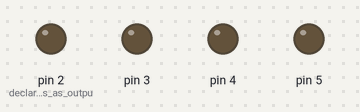
The sketch below on a simulated Arduino Uno, built with avr-gcc and run on an emulated ATmega328P. Shown: output pins drawn as LEDs (lit = HIGH).

Above: at 0.5 s.
At 2.5 s:
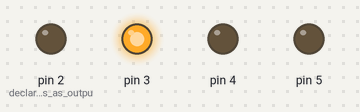
At 4.5 s:
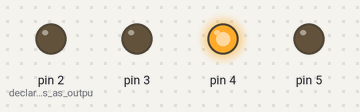
At 9.5 s:
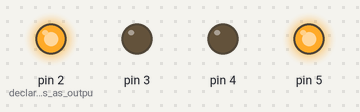
At 14.5 s:
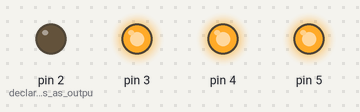
At 19.5 s:
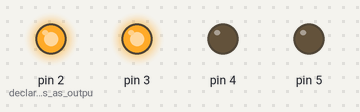
Timing chart, 0 to 20.8 s (numbered marks = the images above):
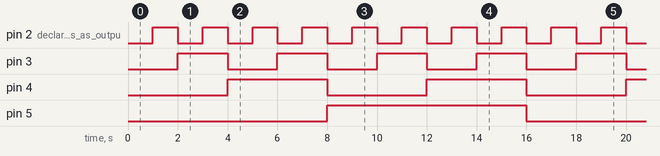

The sketch:

binarycounter.ino
```cpp
void setup()
 {
  pinMode(2,OUTPUT);   // declare LED pins as output pins
  pinMode(3,OUTPUT);
  pinMode(4,OUTPUT);
  pinMode(5,OUTPUT);
 }

 void loop()
 {
  for(int i=0;i<16;i++)  // increment automatically from 0 to 15
  {
   int a=i%2;      // calculate LSB
   int b=i/2 %2;
   int c=i/4 %2;
   int d=i/8 %2;  //claculate MSB
   digitalWrite(5,d);   //write MSB
   digitalWrite(4,c);
   digitalWrite(3,b);
   digitalWrite(2,a);  // write LSB

   delay(1000);     // wait for a second
  }
 }
```

Measured:
- by itself, pin 2 (declare_LED_pins_as_outpu): alternates HIGH for 1.0 s and LOW for 1.0 s
- by itself, pin 3: alternates HIGH for 2.0 s and LOW for 2.0 s
- by itself, pin 4: alternates HIGH for 4.0 s and LOW for 4.0 s
- by itself, pin 5: alternates HIGH for 8.0 s and LOW for 8.0 s
